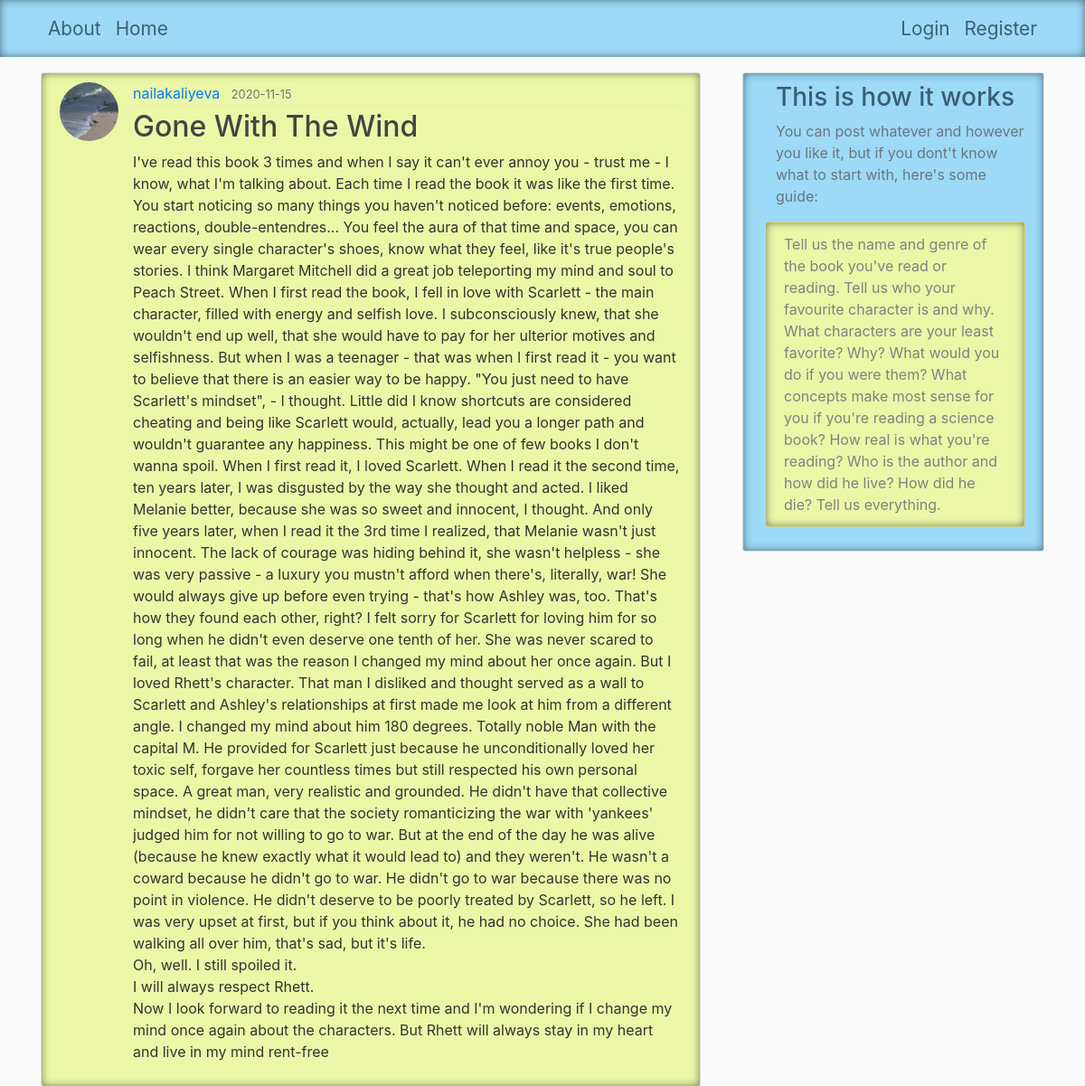
Screenshot of /post/8 with the database file from the repository.
### flaskblog/models.py (models this page shows, shortened)
class User(db.Model, UserMixin):
    id = db.Column(db.Integer, primary_key=True)
    username = db.Column(db.String(20), unique=True, nullable=False)
    email = db.Column(db.String(120), unique=True, nullable=False)
    image_file = db.Column(db.String(20), nullable=False, default='default.jpg')
    password = db.Column(db.String(60), nullable=False)
    posts = db.relationship('Post', backref='author', lazy=True)

class Post(db.Model):
    id = db.Column(db.Integer, primary_key=True)
    title = db.Column(db.String(100), nullable=False)
    date_posted = db.Column(db.DateTime, nullable=False, default=datetime.utcnow)
    content = db.Column(db.Text, nullable=False)
    user_id = db.Column(db.Integer, db.ForeignKey('user.id'), nullable=False)

### flaskblog/posts/routes.py (the view)
@posts.route("/post/<int:post_id>")
def post(post_id):
    post = Post.query.get_or_404(post_id)
    return render_template('post.html', title=post.title, post=post)

### flaskblog/templates/post.html (shortened to what this page needs)
{% extends "layout.html" %}
{% block content %}
  <article class="media content-section" style="background-color: #ebf7a7; box-shadow: inset 0px 0px 10px rgba(0,0,0,0.5);">
    <img class="rounded-circle article-img" src="{{ url_for('static', filename='profile_pics/' + post.author.image_file) }}">
    <div class="media-body">
      <div class="article-metadata">
        <a class="mr-2" href="{{ url_for('users.user_posts', username=post.author.username) }}">{{ post.author.username }}</a>
        <small class="text-muted">{{ post.date_posted.strftime('%Y-%m-%d') }}</small>
      </div>
      <h2 class="article-title">{{ post.title }}</h2>
      <p class="article-content">{{ post.content }}</p>
    </div>
  </article>
{% endblock content %}

### flaskblog/static/main.css (style rules this page uses)
body { background: #fafafa; color: #333333; margin-top: 5rem; }
h1, h2, h3, h4, h5, h6 { color: #444444; }
.content-section { background: #ffffff; padding: 10px 20px; border: 1px solid #dddddd; border-radius: 3px; margin-bottom: 20px; }
.article-title { color: #444444; }
.article-content { white-space: pre-line; }
.article-img { height: 65px; width: 65px; margin-right: 16px; }
.article-metadata { padding-bottom: 1px; margin-bottom: 4px; border-bottom: 1px solid #e3e3e3 }

### rows the page displays
User: image_file (picture), author.username "nailakaliyeva"
Post: date_posted "2020-11-15", title "Gone With The Wind", content "I've read this book 3 times and when I say it can't ever annoy you - trust me - I know, what I'm talking about. Each time I read the book it was like the first time. You start noticing so many things you haven't noticed before: events, emotions, reactions, double-entendres... You feel the aura of that time and space, you can wear every single character's shoes, know what they feel, like it's true people's stories. I think Margaret Mitchell did a great job teleporting my mind and soul to Peach Street. When I first read the book, I fell in love with Scarlett - the main character, filled with energy and selfish love. I subconsciously knew, that she wouldn't end up well, that she would have to…"
